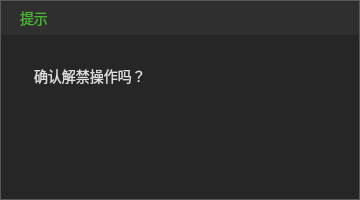
<?xml version="1.0" encoding="UTF-8"?>
<ui version="4.0">
 <class>TipsDlg</class>
 <widget class="QDialog" name="TipsDlg">
  <property name="geometry">
   <rect>
    <x>0</x>
    <y>0</y>
    <width>360</width>
    <height>200</height>
   </rect>
  </property>
  <property name="minimumSize">
   <size>
    <width>360</width>
    <height>200</height>
   </size>
  </property>
  <property name="windowTitle">
   <string>TipsDlg</string>
  </property>
  <property name="styleSheet">
   <string notr="true">#wgt_main{
background:#262626;
border:1px solid #585858;
}</string>
  </property>
  <layout class="QGridLayout" name="gridLayout">
   <property name="leftMargin">
    <number>0</number>
   </property>
   <property name="topMargin">
    <number>0</number>
   </property>
   <property name="rightMargin">
    <number>0</number>
   </property>
   <property name="bottomMargin">
    <number>0</number>
   </property>
   <property name="spacing">
    <number>0</number>
   </property>
   <item row="0" column="0">
    <widget class="QWidget" name="wgt_main" native="true">
     <property name="styleSheet">
      <string notr="true">#wgt_top{
background:#2F2F2F;
border:none;
}
#lbl_content{
font-family:&quot;微软雅黑&quot;;
font-size:14px;
color:#DCDCDC;
background:transparent;
padding-left:30px;
}
#btn_confirm{
background:transparent;
background-image: url(:/TQLive/images/btn_confirm.png);
background-repeat:no-repeat;
border:none;
}
#btn_confirm:hover{
background-image: url(:/TQLive/images/btn_confirm_hover.png);
}
#btn_confirm:pressed{
margin:1px;
padding:1px;
}
#btn_cancel{
background:transparent;
background-image: url(:/TQLive/images/btn_cancel.png);
background-repeat:no-repeat;
border:none;
}
#btn_cancel:hover{
background-image: url(:/TQLive/images/btn_cancel_hover.png);
}
#btn_cancel:pressed{
margin:1px;
padding:1px;
}</string>
     </property>
     <layout class="QVBoxLayout" name="verticalLayout">
      <property name="spacing">
       <number>30</number>
      </property>
      <property name="leftMargin">
       <number>1</number>
      </property>
      <property name="topMargin">
       <number>1</number>
      </property>
      <property name="rightMargin">
       <number>1</number>
      </property>
      <property name="bottomMargin">
       <number>20</number>
      </property>
      <item>
       <widget class="QFrame" name="wgt_top">
        <property name="minimumSize">
         <size>
          <width>0</width>
          <height>34</height>
         </size>
        </property>
        <property name="maximumSize">
         <size>
          <width>16777215</width>
          <height>34</height>
         </size>
        </property>
        <property name="styleSheet">
         <string notr="true">#btn_close{
background:transparent;
background-image: url(:/TQLive/images/pb_close_pressed.png);
background-repeat:no-repeat;
border:none;
}
#btn_close:hover{
background-image: url(:/TQLive/images/pb_close_normal.png);
}
#btn_close:pressed{
margin:1px;
padding:1px;
}
QLabel{
font-family:&quot;微软雅黑&quot;;
font-size:14px;
color:#4AB134;
background:transparent;
}</string>
        </property>
        <property name="frameShape">
         <enum>QFrame::StyledPanel</enum>
        </property>
        <property name="frameShadow">
         <enum>QFrame::Raised</enum>
        </property>
        <layout class="QHBoxLayout" name="horizontalLayout_2">
         <property name="spacing">
          <number>0</number>
         </property>
         <property name="leftMargin">
          <number>19</number>
         </property>
         <property name="topMargin">
          <number>0</number>
         </property>
         <property name="rightMargin">
          <number>9</number>
         </property>
         <property name="bottomMargin">
          <number>0</number>
         </property>
         <item>
          <widget class="QLabel" name="lbl_tip">
           <property name="text">
            <string>提示</string>
           </property>
          </widget>
         </item>
         <item>
          <widget class="QPushButton" name="btn_close">
           <property name="minimumSize">
            <size>
             <width>12</width>
             <height>13</height>
            </size>
           </property>
           <property name="maximumSize">
            <size>
             <width>12</width>
             <height>13</height>
            </size>
           </property>
           <property name="text">
            <string/>
           </property>
          </widget>
         </item>
        </layout>
       </widget>
      </item>
      <item>
       <widget class="QLabel" name="lbl_content">
        <property name="text">
         <string>确认解禁操作吗？</string>
        </property>
       </widget>
      </item>
      <item>
       <spacer name="verticalSpacer">
        <property name="orientation">
         <enum>Qt::Vertical</enum>
        </property>
        <property name="sizeHint" stdset="0">
         <size>
          <width>20</width>
          <height>40</height>
         </size>
        </property>
       </spacer>
      </item>
      <item>
       <layout class="QHBoxLayout" name="horizontalLayout">
        <property name="spacing">
         <number>20</number>
        </property>
        <property name="rightMargin">
         <number>20</number>
        </property>
        <item>
         <spacer name="horizontalSpacer">
          <property name="orientation">
           <enum>Qt::Horizontal</enum>
          </property>
          <property name="sizeHint" stdset="0">
           <size>
            <width>40</width>
            <height>20</height>
           </size>
          </property>
         </spacer>
        </item>
        <item>
         <widget class="QPushButton" name="btn_confirm">
          <property name="minimumSize">
           <size>
            <width>82</width>
            <height>26</height>
           </size>
          </property>
          <property name="maximumSize">
           <size>
            <width>82</width>
            <height>26</height>
           </size>
          </property>
          <property name="text">
           <string/>
          </property>
         </widget>
        </item>
        <item>
         <widget class="QPushButton" name="btn_cancel">
          <property name="minimumSize">
           <size>
            <width>82</width>
            <height>26</height>
           </size>
          </property>
          <property name="maximumSize">
           <size>
            <width>82</width>
            <height>26</height>
           </size>
          </property>
          <property name="text">
           <string/>
          </property>
         </widget>
        </item>
       </layout>
      </item>
     </layout>
    </widget>
   </item>
  </layout>
 </widget>
 <layoutdefault spacing="6" margin="11"/>
 <resources>
  <include location="TQLive.qrc"/>
 </resources>
 <connections/>
</ui>
